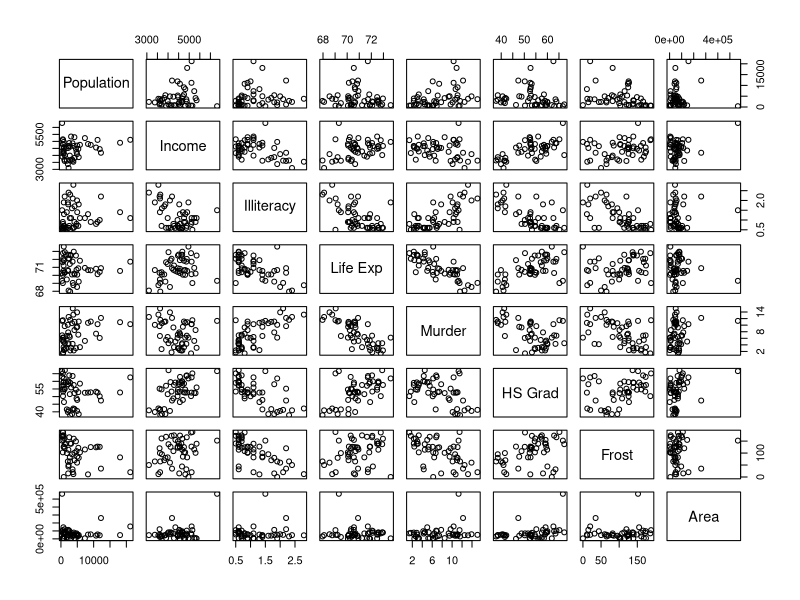
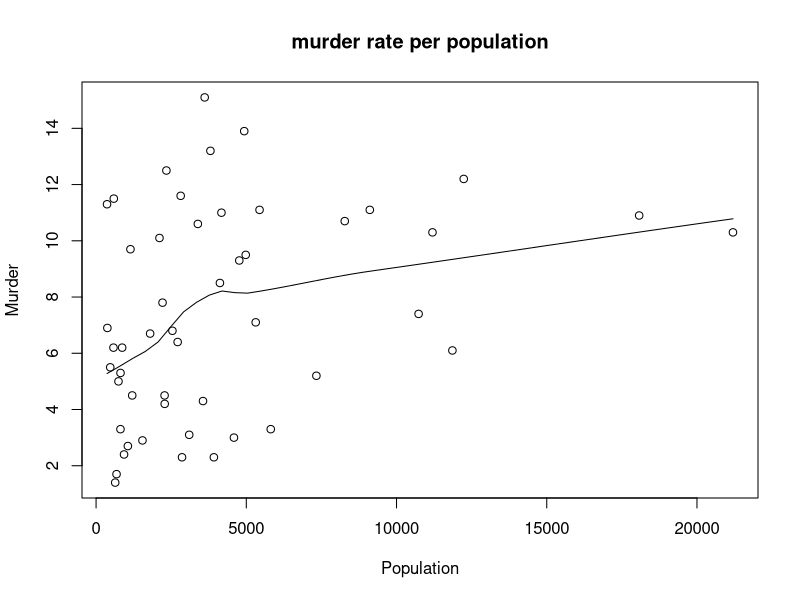
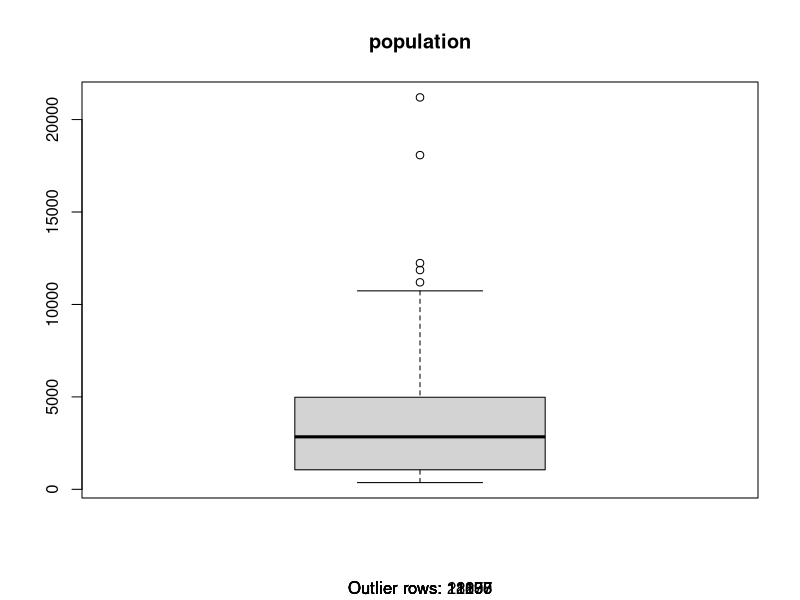

Recreate these plots in R, in order. (Note: this script raises an error after producing the figures.)
str(state.x77)
class(state.x77)

#convert matrix to dataframe
states <- as.data.frame(state.x77)
str(states)


#pre-processing

#plotting and analyzing
attach(states)

pairs(states)

scatter.smooth(x = Population,
               y = Murder,
               main = "murder rate per population"
                 )

cor(Murder, Population)
#-0.2 < x < 0.2 then most of the response variable is not predicted by the predictor variable


#outlier

boxplot(Population, main = "population" , 
        sub = paste("Outlier rows:", boxplot.stats(Population)$out))

outlier_population <- boxplot.stats(Population)$out
outlier_population

states$modified_population <- subset(states, 
                                     states$Population != 21198
                                     & states$Population != 11197
                                     & states$Population != 18076
                                     & states$Population != 11860
                                     & states$Population != 12237  
                                       )



